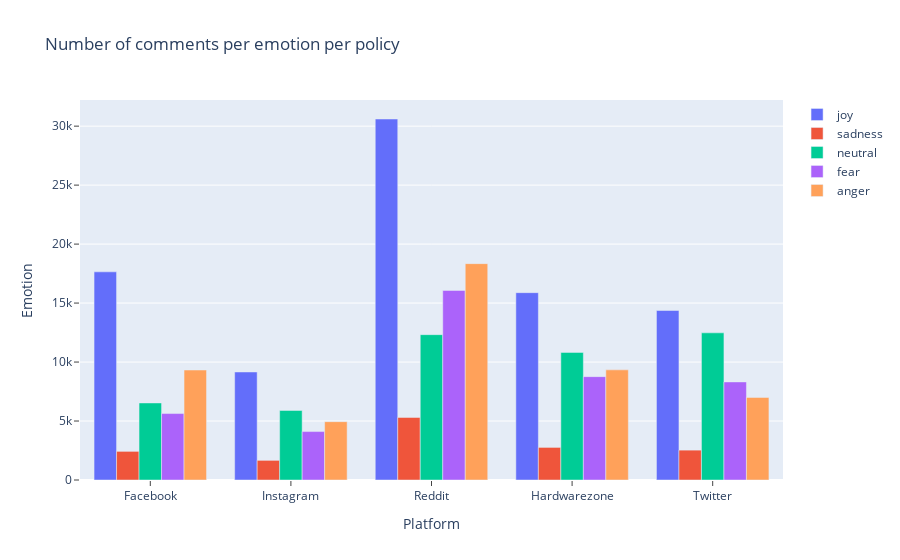

This figure's notebook cell:
### Code cell
df = pd.read_csv(f"{parent_path}/Data/Sentiment Data/social_media_sentiments.csv")

# Standardising datetime format
dates = []
for row in df['Comment Datetime']:
    if '/' in row:
        if '/' in row[-4:]:
            date = dt.datetime.strptime(row, "%d/%m/%y")
        else: 
            date = dt.datetime.strptime(row, "%d/%m/%Y")
        dates.append(date.date())
    elif '-' in row:
        date = dt.datetime.strptime(row, "%Y-%m-%d")
        dates.append(date.date())

df['Comment Datetime'] = dates
df = df[['Comment Datetime', 'Emotions', 'Platform']]
df

platforms_list = ['Facebook', 'Instagram', 'Reddit', 'Hardwarezone', 'Twitter']
emotions_list = ['joy', 'sadness', 'neutral', 'fear', 'anger']

platform_dict = {}

for platform in platforms_list:
    for emotion in emotions_list:
        platform_dict[platform] = []

for platform in platforms_list:
    for emotion in emotions_list:
        platform_dict[platform].append(len(df[(df['Platform'] == platform) & (df["Emotions"]==emotion)].index))
  
plot = px.Figure(data=[
    go.Bar(name = emotions_list[0], x = platform_list, y = platform_dict[platform_list[0]]),
    go.Bar(name = emotions_list[1], x = platform_list, y = platform_dict[platform_list[1]]),
    go.Bar(name = emotions_list[2], x = platform_list, y = platform_dict[platform_list[2]]),
    go.Bar(name = emotions_list[3], x = platform_list, y = platform_dict[platform_list[3]]),
    go.Bar(name = emotions_list[4], x = platform_list, y = platform_dict[platform_list[4]]),
])
plot.update_layout(title_text="Number of comments per emotion per policy")
plot.update_xaxes(title_text='Platform', ticks="outside", showgrid=False)
plot.update_yaxes(title_text='Emotion', ticks="outside", showgrid=True)
plot.show()
plot.write_image("Number of comments per emotion per policy.png", engine="kaleido")

### Figure 1 — Plotly figure (JSON) as saved in the notebook; plotly's stock layout.template omitted (floating-point values rounded to 4 significant figures)
{"data": [{"name": "joy", "type": "bar", "x": ["Facebook", "Instagram", "Reddit", "Hardwarezone", "Twitter"], "y": [17649, 9159, 30606, 15883, 14371]}, {"name": "sadness", "type": "bar", "x": ["Facebook", "Instagram", "Reddit", "Hardwarezone", "Twitter"], "y": [2427, 1665, 5305, 2763, 2532]}, {"name": "neutral", "type": "bar", "x": ["Facebook", "Instagram", "Reddit", "Hardwarezone", "Twitter"], "y": [6532, 5897, 12323, 10819, 12476]}, {"name": "fear", "type": "bar", "x": ["Facebook", "Instagram", "Reddit", "Hardwarezone", "Twitter"], "y": [5634, 4106, 16072, 8763, 8315]}, {"name": "anger", "type": "bar", "x": ["Facebook", "Instagram", "Reddit", "Hardwarezone", "Twitter"], "y": [9324, 4947, 18343, 9338, 7003]}], "layout": {"title": {"text": "Number of comments per emotion per policy"}, "xaxis": {"showgrid": false, "ticks": "outside", "title": {"text": "Platform"}}, "yaxis": {"showgrid": true, "ticks": "outside", "title": {"text": "Emotion"}}}}
